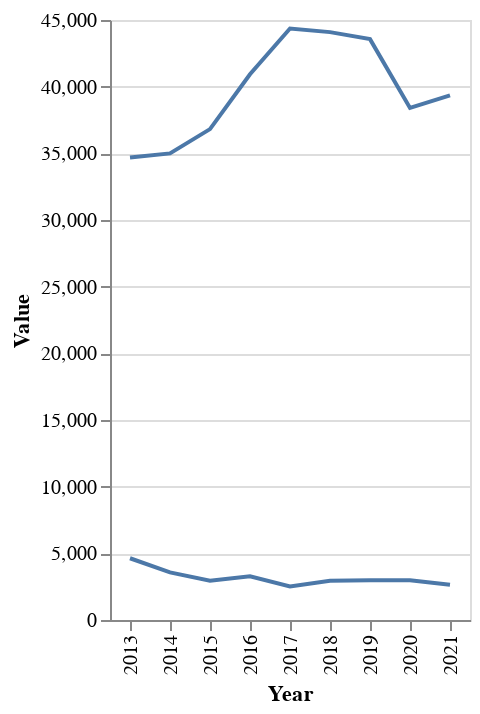

Notebook source saved alongside this figure:
### Markdown cell above
columns to plot

['Incidence of tuberculosis (per 100 000 population per year)','Incidence of tuberculosis (per 100 000 population) (HIV-positive cases)']

['Number of incident tuberculosis cases','Number of incident tuberculosis cases,  (HIV-positive cases)']

['Tuberculosis effective treatment coverage (%)',
'Treatment success rate: new TB cases',
'Treatment success rate: previously treated TB cases',
'Treatment success rate: HIV-positive TB cases',
'Treatment success rate for patients treated for MDR-TB (%)',
'Treatment success rate for new pulmonary smear-negative and extrapulmonary tuberculosis cases',
'Treatment success rate: XDR-TB cases',
'Tuberculosis treatment coverage',]

['Tuberculosis - new and relapse cases',
'New or unknown treatment history cases: Pulmonary, bacteriologically confirmed',
'New cases: Pulmonary, smear-positive',
'New or unknown treatment history cases: Pulmonary, clinically diagnosed',
'New cases: extrapulmonary',
'Relapse cases: Pulmonary, bacteriologically confirmed',
'Relapse cases: Pulmonary, clinically diagnosed',
'Relapse cases: extrapulmonary']

['Confirmed cases of MDR-TB',
'Confirmed cases of MDR-TB started treatment for MDR-TB (%)',
'Confirmed cases of RR-/MDR-TB',
'Cases started on MDR-TB treatment',      
'Estimated MDR-TB cases among notified pulmonary TB cases'] 

['Laboratories providing drug susceptibility testing (DST) (per 5 million population)',
'Laboratories providing tuberculosis diagnostic services using culture (per 5 million population)',
'Laboratories providing tuberculosis diagnostic services using sputum smear microscopy (per 100 000 population)']

### Code cell
alt.Chart(kenyatb_indicators).mark_line().encode(
    x='Year:O', 
    y='Value:Q').transform_filter(alt.datum.Indicator == 'New or unknown treatment history cases: Pulmonary, bacteriologically confirmed') + alt.Chart(kenyatb_indicators).mark_line().encode(
x='Year:O', y='Value:Q').transform_filter(alt.datum.Indicator == 'Relapse cases: Pulmonary, bacteriologically confirmed')

### Figure 1 — Vega-Lite specification as saved in the notebook (floating-point values rounded to 4 significant figures; data arrays with more than 128 entries replaced by an {"elided": "..."} marker saying what was removed)
{"$schema": "https://vega.github.io/schema/vega-lite/v5.14.1.json", "config": {"view": {"continuousHeight": 300, "continuousWidth": 300}}, "data": {"name": "data-cf39aa03e3be92338d145af8d3185630"}, "datasets": {"data-cf39aa03e3be92338d145af8d3185630": {"elided": "766 records"}}, "layer": [{"encoding": {"x": {"field": "Year", "type": "ordinal"}, "y": {"field": "Value", "type": "quantitative"}}, "mark": {"type": "line"}, "transform": [{"filter": "(datum.Indicator === 'New or unknown treatment history cases: Pulmonary, bacteriologically confirmed')"}]}, {"encoding": {"x": {"field": "Year", "type": "ordinal"}, "y": {"field": "Value", "type": "quantitative"}}, "mark": {"type": "line"}, "transform": [{"filter": "(datum.Indicator === 'Relapse cases: Pulmonary, bacteriologically confirmed')"}]}]}
